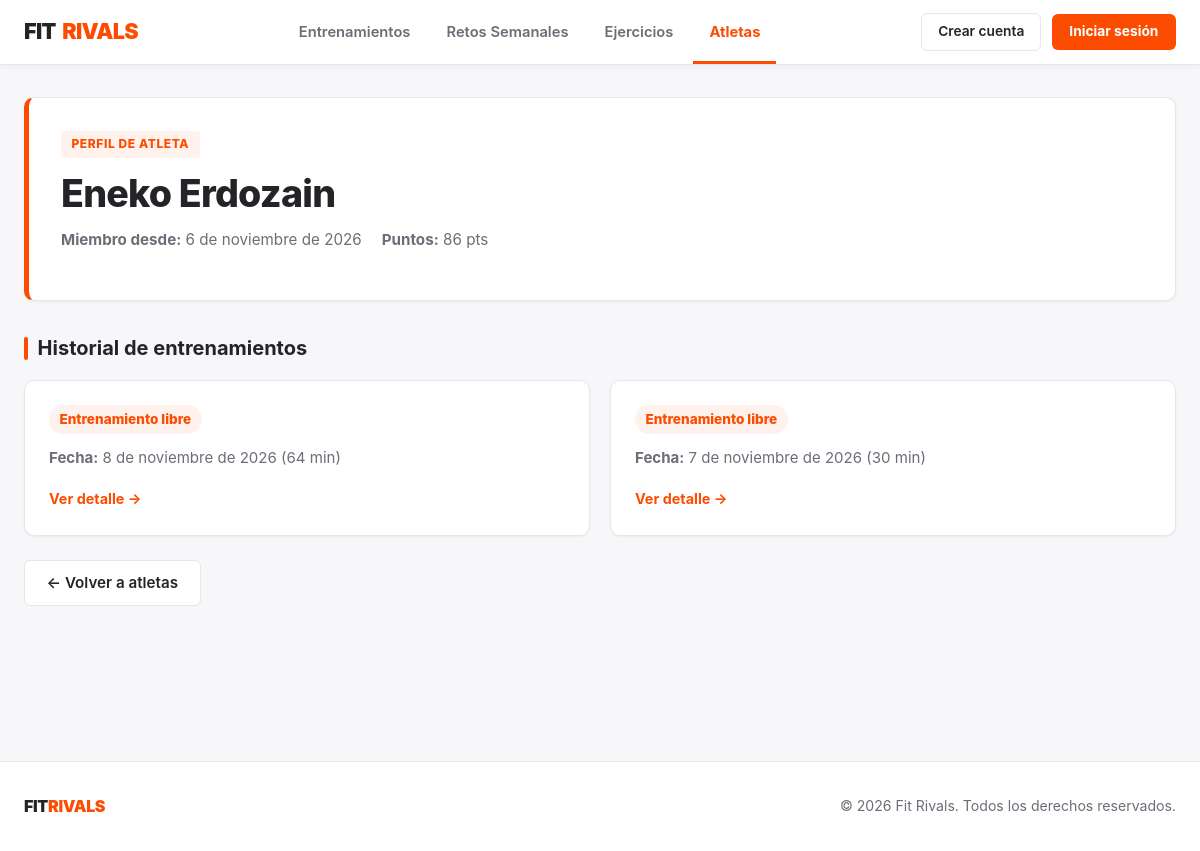
/usuarios/1/, run on an earlier commit of the app's database.
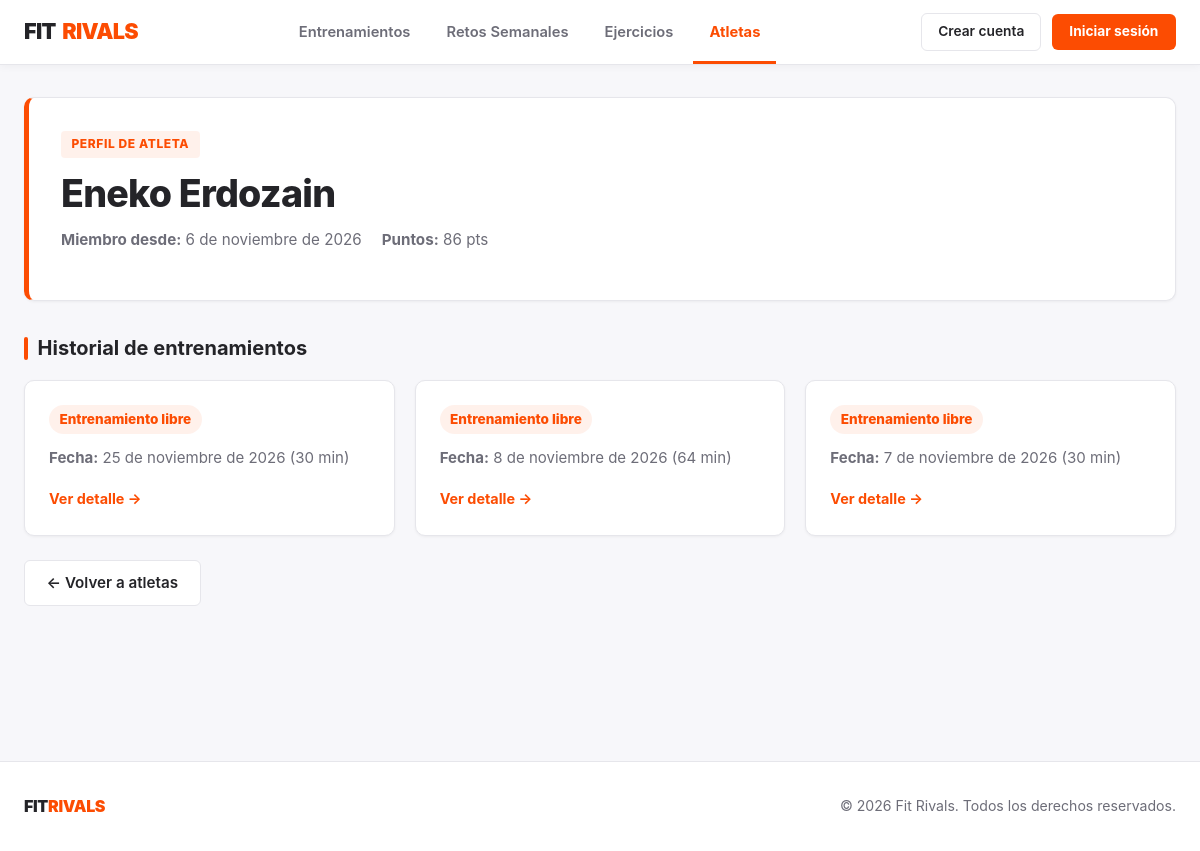
And on a later commit of the database.
### FitrivalsApp/models.py (models this page shows, shortened)
class Entrenamiento(models.Model):
    usuario = models.ForeignKey(Usuario, on_delete=models.CASCADE, related_name='entrenamientos')
    fecha = models.DateField()
    reto = models.ForeignKey("Reto", on_delete=models.SET_NULL, null=True, blank=True, related_name="intentos")
    duracion_minutos = models.PositiveIntegerField(help_text="Duración en minutos")
    notas = models.TextField(blank=True, null=True)
    ejercicios = models.ManyToManyField(Ejercicio, through='EntrenamientoEjercicio')

### FitrivalsApp/views.py (the view)
# urls.py: path('usuarios/<int:pk>/', views.detalle_usuario, name='detalle_usuario'),
def detalle_usuario(request, pk):
    usuario = get_object_or_404(Usuario, pk=pk)
    entrenamientos = usuario.entrenamientos.select_related('reto').order_by('-fecha')
    return render(request, 'usuarios/detalle.html', {
        'usuario': usuario,
        'entrenamientos': entrenamientos,
    })

### FitrivalsApp/templates/usuarios/detalle.html (shortened to what this page needs)
{% extends 'base.html' %}
{% block content %}
    <div class="hero-card">
        <span class="badge-orange">Perfil de atleta</span>
        <h1>{{ usuario.nombre }}</h1>
        <div class="meta-datos">
            <span><strong>Miembro desde:</strong> {{ usuario.fecha_alta }}</span>
            <span><strong>Puntos:</strong> {{ usuario.puntos }} pts</span>
        </div>
    </div>
    <h2>Historial de entrenamientos</h2>
    <div class="dashboard-grid">
        {% for entrenamiento in entrenamientos %}
            <div class="info-card">
                <div>
                    {% if entrenamiento.reto %}
                        <span class="badge-orange">Reto: {{ entrenamiento.reto.nombre }}</span>
                    {% else %}
                        <span class="points-badge">Entrenamiento libre</span>
                    {% endif %}
                    <p><strong>Fecha:</strong> {{ entrenamiento.fecha }} ({{ entrenamiento.duracion_minutos }} min)</p>
                </div>
                <a href="{% url 'detalle_entrenamiento' entrenamiento.pk %}" class="card-link">Ver detalle →</a>
            </div>
        {% empty %}
            <div class="info-card"><p>Este atleta aún no tiene entrenamientos registrados.</p></div>
        {% endfor %}
    </div>
    <div class="detalle-acciones">
        <a href="{% url 'lista_usuarios' %}" class="btn-secondary-strava">← Volver a atletas</a>
    </div>
{% endblock %}

What changed in the data, as far as the page shows it:
added Entrenamiento: shows "Entrenamiento libre", fecha "25 de noviembre de 2026", duracion_minutos "30"
